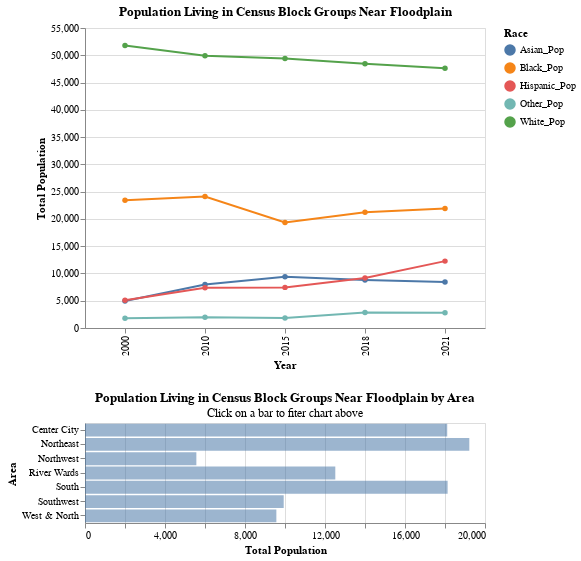

The cell this chart's notebook holds for it:
### Markdown cell above
The chart below provides an interactive visulization which includes cross filtering between two different charts. The upper chart shows data on the population living near the flood plain by race. The lower chart shows data on the 2021 population living in census blocks near the floodplain by geographic area. Click on a bar in the lower chart and the upper chart will update to show just data for the selected geographic section of the city.

### Code cell
selection = alt.selection_point(fields=['region'])

lines = alt.Chart().mark_line(point=True).encode(
    alt.X('year:N').title('Year'),
    alt.Y('sum(Population)').title('Total Population'),
    color='Race'
).properties(
    width=400,
    height=300,
    title='Population Living in Census Block Groups Near Floodplain'
).transform_filter(
    selection
)

bars = alt.Chart().mark_bar().encode(
    alt.X('sum(Population)').title('Total Population'),
    alt.Y('region').title('Area'),
    opacity=alt.condition(selection,'1',alt.value(0.2),legend=None)
    ).add_params(selection).transform_filter(
    alt.FieldEqualPredicate(field='year', equal=2021)
).properties(
    width=400,
    height=100,
    title={
        "text":"2021 Pop. in Census Block Groups Near Floodplain by Area",
        "subtitle": "Click on a bar to fiter chart above",
    }
)

chart = alt.vconcat(lines, bars, data=flood_tracts_melt)
chart

### Figure 1 — Vega-Lite specification as saved in the notebook (floating-point values rounded to 4 significant figures; data arrays with more than 128 entries replaced by an {"elided": "..."} marker saying what was removed)
{"config": {"view": {"continuousWidth": 300, "continuousHeight": 300}}, "vconcat": [{"mark": {"type": "line", "point": true}, "encoding": {"color": {"field": "Race", "type": "nominal"}, "x": {"field": "year", "title": "Year", "type": "nominal"}, "y": {"aggregate": "sum", "field": "Population", "title": "Total Population", "type": "quantitative"}}, "height": 300, "title": "Population Living in Census Block Groups Near Floodplain", "transform": [{"filter": {"param": "param_31"}}], "width": 400}, {"mark": {"type": "bar"}, "encoding": {"opacity": {"condition": {"param": "param_31", "field": "1", "legend": null}, "value": 0.2}, "x": {"aggregate": "sum", "field": "Population", "title": "Total Population", "type": "quantitative"}, "y": {"field": "region", "title": "Area", "type": "nominal"}}, "height": 100, "name": "view_30", "title": {"text": "Population Living in Census Block Groups Near Floodplain by Area", "subtitle": "Click on a bar to fiter chart above"}, "transform": [{"filter": {"equal": 2021, "field": "year"}}], "width": 400}], "data": {"name": "data-2db4672efd50e761656d54a19b4b6e3a"}, "params": [{"name": "param_31", "select": {"type": "point", "fields": ["region"]}, "views": ["view_30"]}], "$schema": "https://vega.github.io/schema/vega-lite/v5.14.1.json", "datasets": {"data-2db4672efd50e761656d54a19b4b6e3a": {"elided": "2290 records"}}}
